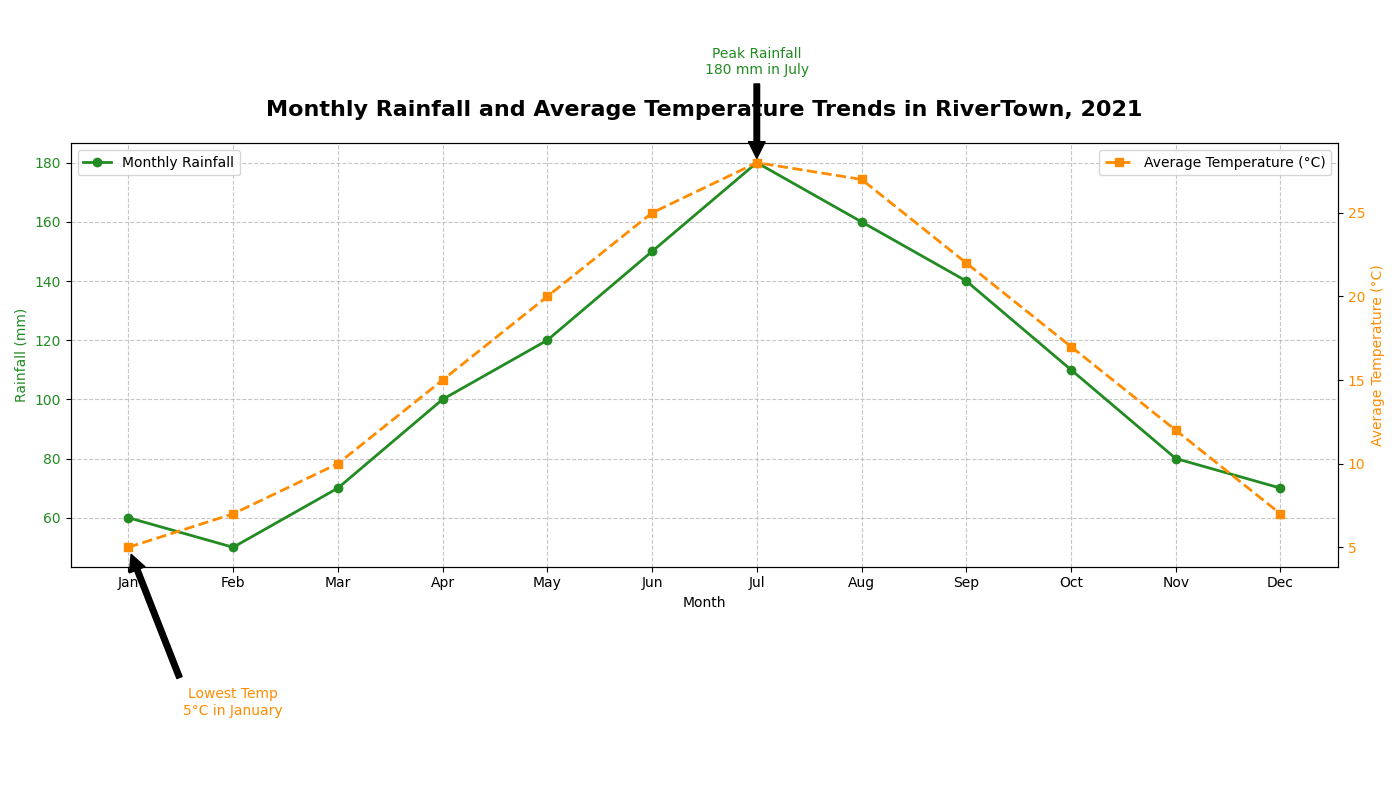

Write the Python code that produced this figure.
import matplotlib.pyplot as plt
import numpy as np

# Define the months
months = ["Jan", "Feb", "Mar", "Apr", "May", "Jun", "Jul", "Aug", "Sep", "Oct", "Nov", "Dec"]

# Monthly rainfall data (in mm)
rainfall = [60, 50, 70, 100, 120, 150, 180, 160, 140, 110, 80, 70]

# Monthly average temperature data (in Celsius)
avg_temperature = [5, 7, 10, 15, 20, 25, 28, 27, 22, 17, 12, 7]

# Plotting the data
fig, ax1 = plt.subplots(figsize=(14, 8))

# Plotting rainfall on primary y-axis
color_rainfall = 'forestgreen'
ax1.set_xlabel('Month')
ax1.set_ylabel('Rainfall (mm)', color=color_rainfall)
ax1.plot(months, rainfall, marker='o', linestyle='-', color=color_rainfall, linewidth=2, label='Monthly Rainfall')
ax1.tick_params(axis='y', labelcolor=color_rainfall)
ax1.legend(loc='upper left', fontsize=10)
ax1.set_title("Monthly Rainfall and Average Temperature Trends in RiverTown, 2021", fontsize=16, fontweight='bold', pad=20)

# Adding a secondary y-axis for temperature
ax2 = ax1.twinx()
color_temperature = 'darkorange'
ax2.set_ylabel('Average Temperature (°C)', color=color_temperature)
ax2.plot(months, avg_temperature, marker='s', linestyle='--', color=color_temperature, linewidth=2, label='Average Temperature (°C)')
ax2.tick_params(axis='y', labelcolor=color_temperature)
ax2.legend(loc='upper right', fontsize=10)

# Adding grid only on primary y-axis
ax1.grid(True, linestyle='--', alpha=0.7)

# Annotating significant points
peak_rainfall_month = 'Jul'
peak_rainfall = rainfall[months.index(peak_rainfall_month)]
ax1.annotate('Peak Rainfall\n180 mm in July', xy=(peak_rainfall_month, peak_rainfall), xytext=(peak_rainfall_month, peak_rainfall+30),
             arrowprops=dict(facecolor='black', shrink=0.05),
             fontsize=10, ha='center', color=color_rainfall)

lowest_temp_month = 'Jan'
lowest_temp = avg_temperature[months.index(lowest_temp_month)]
ax2.annotate('Lowest Temp\n5°C in January', xy=(lowest_temp_month, lowest_temp), xytext=('Feb', lowest_temp-10),
             arrowprops=dict(facecolor='black', shrink=0.05),
             fontsize=10, ha='center', color=color_temperature)

# Adjust layout to prevent clipping
fig.tight_layout()

# Display the chart
plt.show()
